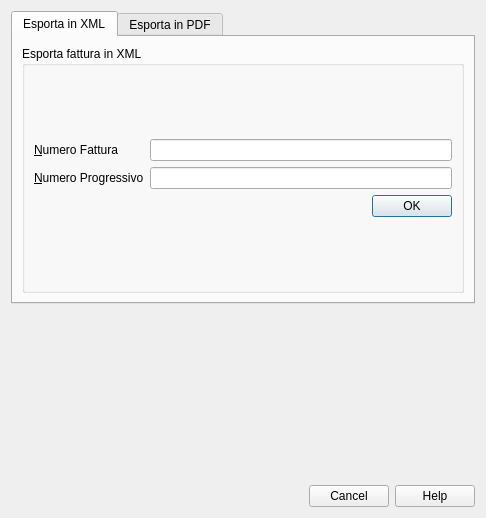
<?xml version="1.0" encoding="UTF-8"?>
<ui version="4.0">
 <class>EsportaFatturaDialog</class>
 <widget class="QDialog" name="EsportaFatturaDialog">
  <property name="geometry">
   <rect>
    <x>0</x>
    <y>0</y>
    <width>486</width>
    <height>518</height>
   </rect>
  </property>
  <property name="windowTitle">
   <string notr="true">Esporta fattura</string>
  </property>
  <layout class="QVBoxLayout" name="verticalLayout_4">
   <item>
    <widget class="QTabWidget" name="tabWidget">
     <property name="currentIndex">
      <number>0</number>
     </property>
     <widget class="QWidget" name="tab">
      <attribute name="title">
       <string>Esporta in XML</string>
      </attribute>
      <layout class="QVBoxLayout" name="verticalLayout_5">
       <item>
        <widget class="QGroupBox" name="groupBox">
         <property name="title">
          <string notr="true">Esporta fattura in XML</string>
         </property>
         <layout class="QVBoxLayout" name="verticalLayout">
          <item>
           <layout class="QGridLayout" name="gridLayout">
            <item row="0" column="0">
             <widget class="QLabel" name="numeroFatturaLabel">
              <property name="text">
               <string notr="true">&amp;Numero Fattura</string>
              </property>
              <property name="buddy">
               <cstring>numeroFatturaLineEdit</cstring>
              </property>
             </widget>
            </item>
            <item row="0" column="1">
             <widget class="QLineEdit" name="numeroFatturaLineEdit"/>
            </item>
            <item row="1" column="0">
             <widget class="QLabel" name="numeroProgressivoLabel">
              <property name="text">
               <string notr="true">&amp;Numero Progressivo</string>
              </property>
              <property name="buddy">
               <cstring>numeroProgressivoLineEdit</cstring>
              </property>
             </widget>
            </item>
            <item row="1" column="1">
             <widget class="QLineEdit" name="numeroProgressivoLineEdit"/>
            </item>
            <item row="2" column="1">
                    <widget class="QDialogButtonBox" name="printXMLButtonBox">
                        <property name="standardButtons">
                            <set>QDialogButtonBox::Ok</set>
                        </property>
                    </widget>
                </item>
           </layout>
          </item>
         </layout>
        </widget>
       </item>
      </layout>
     </widget>
     <widget class="QWidget" name="tab_2">
      <attribute name="title">
       <string>Esporta in PDF</string>
      </attribute>
      <layout class="QVBoxLayout" name="verticalLayout_5">
       <item>
        <widget class="QGroupBox" name="groupBox">
         <property name="title">
          <string notr="true">Esporta fattura in PDF</string>
         </property>
        <layout class="QVBoxLayout" name="verticalLayout_3">
         <item>
            <layout class="QGridLayout" name="gridLayout_2">
                <item row="0" column="0">
                    <widget class="QLabel" name="numeroFattura2Label">
                        <property name="text">
                            <string notr="true">&amp;Numero Fattura</string>
                        </property>
                        <property name="buddy">
                            <cstring>numeroFattura2LineEdit</cstring>
                        </property>
                    </widget>
                </item>
                <item row="0" column="1">
                    <widget class="QLineEdit" name="numeroFattura2LineEdit"/>
                </item>
                <item row="1" column="0">
                    <widget class="QLabel" name="printHeaderLabel">
                        <property name="text">
                            <string notr="true">Includi Intestazione Pagina</string>
                        </property>
                    </widget>
                </item>
                <item row="1" column="1">
                    <widget class="QCheckBox" name="printHeaderCheckBox">
                    </widget>
                </item>
                <item row="2" column="0">
                    <widget class="QLabel" name="printLogoLabel">
                        <property name="text">
                            <string notr="true">Includi Logo</string>
                        </property>
                    </widget>
                </item>
                <item row="2" column="1">
                    <widget class="QCheckBox" name="printLogoCheckBox">
                    </widget>
                </item>
                <item row="3" column="0">
                    <widget class="QLabel" name="numeroFatturaLabel">
                        <property name="text">
                            <string notr="true">&amp;Altezza immagine (mm)</string>
                        </property>
                        <property name="buddy">
                            <cstring>imageHeightLineEdit</cstring>
                        </property>
                    </widget>
                </item>
                <item row="3" column="1">
                    <widget class="QLineEdit" name="imageHeightLineEdit"/>
                </item>
                <item row="4" column="0">
                    <widget class="QLabel" name="fontTypeLabel">
                        <property name="text">
                            <string notr="true">&amp;Tipo carattere</string>
                        </property>
                        <property name="buddy">
                            <cstring>fontTypeLineEdit</cstring>
                        </property>
                    </widget>
                </item>
                <item row="4" column="1">
                    <widget class="QLineEdit" name="fontTypeLineEdit"/>
                </item>
                <item row="5" column="0">
                    <widget class="QLabel" name="bgColorLabel">
                        <property name="text">
                            <string notr="true">&amp;Colore sfondo (HEX)</string>
                        </property>
                        <property name="buddy">
                            <cstring>bgColorLineEdit</cstring>
                        </property>
                    </widget>
                </item>
                <item row="5" column="1">
                    <widget class="QLineEdit" name="bgColorLineEdit"/>
                </item>
                <item row="6" column="0">
                    <widget class="QLabel" name="textColorLabel">
                        <property name="text">
                            <string notr="true">&amp;Colore testo (HEX)</string>
                        </property>
                        <property name="buddy">
                            <cstring>textColorLineEdit</cstring>
                        </property>
                    </widget>
                </item>
                <item row="6" column="1">
                    <widget class="QLineEdit" name="textColorLineEdit"/>
                </item>
                <item row="7" column="1">
                    <widget class="QDialogButtonBox" name="printPDFButtonBox">
                        <property name="standardButtons">
                            <set>QDialogButtonBox::Ok</set>
                        </property>
                    </widget>
                </item>
            </layout>
         </item>
        </layout>
        </widget>
       </item>
      </layout>
     </widget>
    </widget>
   </item>
   <item>
    <spacer name="verticalSpacer">
     <property name="orientation">
      <enum>Qt::Vertical</enum>
     </property>
     <property name="sizeHint" stdset="0">
      <size>
       <width>20</width>
       <height>56</height>
      </size>
     </property>
    </spacer>
   </item>
   <item>
    <widget class="QDialogButtonBox" name="buttonBox">
     <property name="standardButtons">
      <set>QDialogButtonBox::Cancel|QDialogButtonBox::Help</set>
     </property>
    </widget>
   </item>
  </layout>
 </widget>
 <tabstops>
  <tabstop>tabWidget</tabstop>
  <tabstop>numeroFatturaLineEdit</tabstop>
  <tabstop>numeroProgressivoLineEdit</tabstop>
  <tabstop>printHeaderCheckBox</tabstop>
  <tabstop>imageHeightLineEdit</tabstop>
  <tabstop>fontTypeLineEdit</tabstop>
  <tabstop>bgColorLineEdit</tabstop>
  <tabstop>textColorLineEdit</tabstop>
 </tabstops>
 <resources/>
 <connections>
    <connection>
        <sender>buttonBox</sender>
        <signal>rejected()</signal>
        <receiver>EsportaFatturaDialog</receiver>
        <slot>reject()</slot>
        <hints>
            <hint type="sourcelabel">
                <x>317</x>
                <y>508</y>
            </hint>
            <hint type="destinationlabel">
                <x>204</x>
                <y>308</y>
            </hint>
        </hints>
    </connection>
    <connection>
        <sender>printXML</sender>
        <signal>clicked()</signal>
        <receiver>EsportaFatturaDialog</receiver>
        <slot>print_xml()</slot>
        <hints>
            <hint type="sourcelabel">
                <x>317</x>
                <y>508</y>
            </hint>
            <hint type="destinationlabel">
                <x>204</x>
                <y>308</y>
            </hint>
        </hints>
    </connection>
    <connection>
        <sender>printPDF</sender>
        <signal>clicked()</signal>
        <receiver>EsportaFatturaDialog</receiver>
        <slot>print_pdf()</slot>
        <hints>
            <hint type="sourcelabel">
                <x>317</x>
                <y>508</y>
            </hint>
            <hint type="destinationlabel">
                <x>204</x>
                <y>308</y>
            </hint>
        </hints>
    </connection>
 </connections>
 <slots>
    <slot>print_xml()</slot>
    <slot>print_pdf()</slot>    
 </slots>
</ui>
